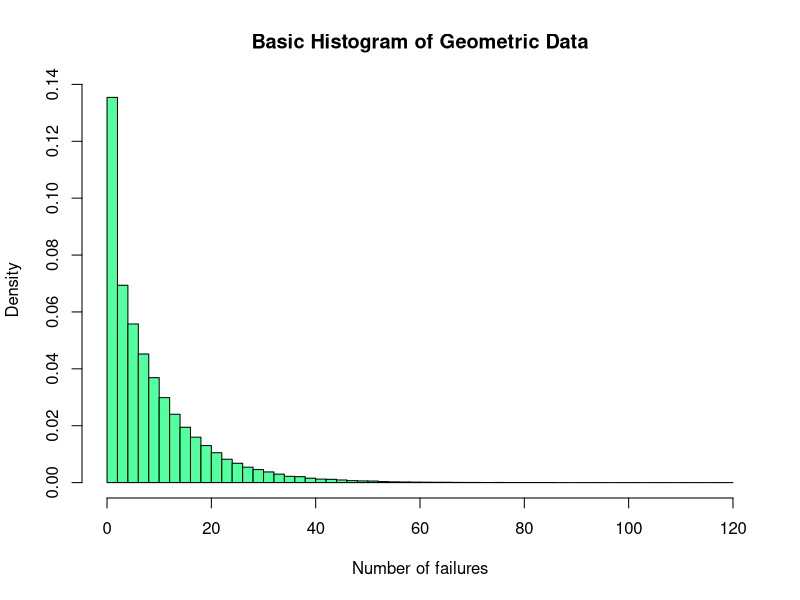
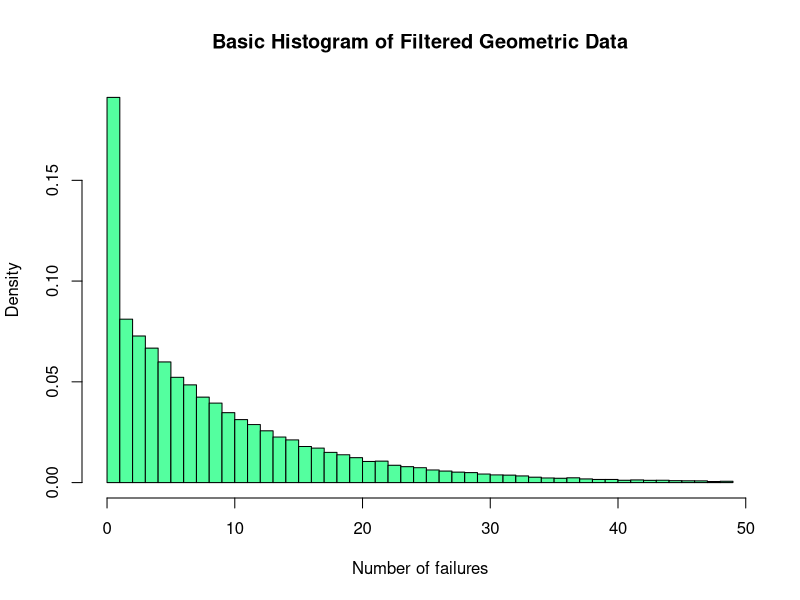
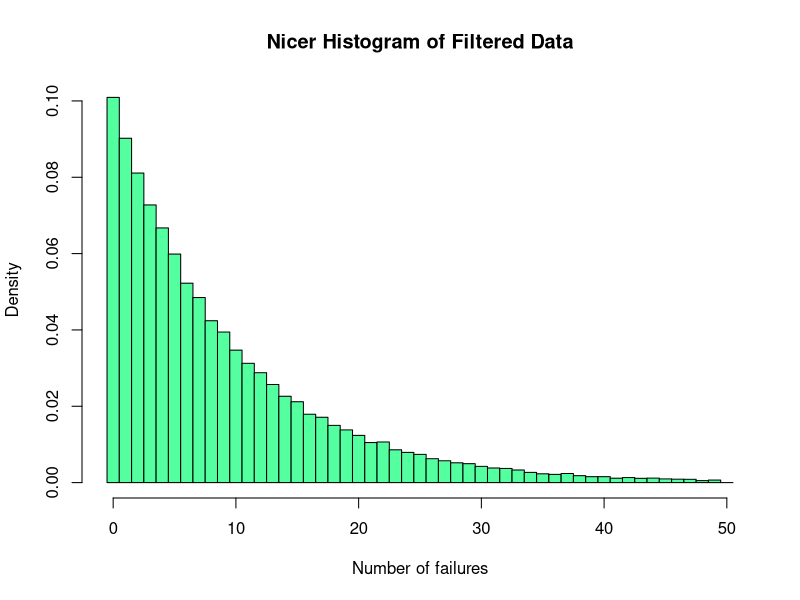
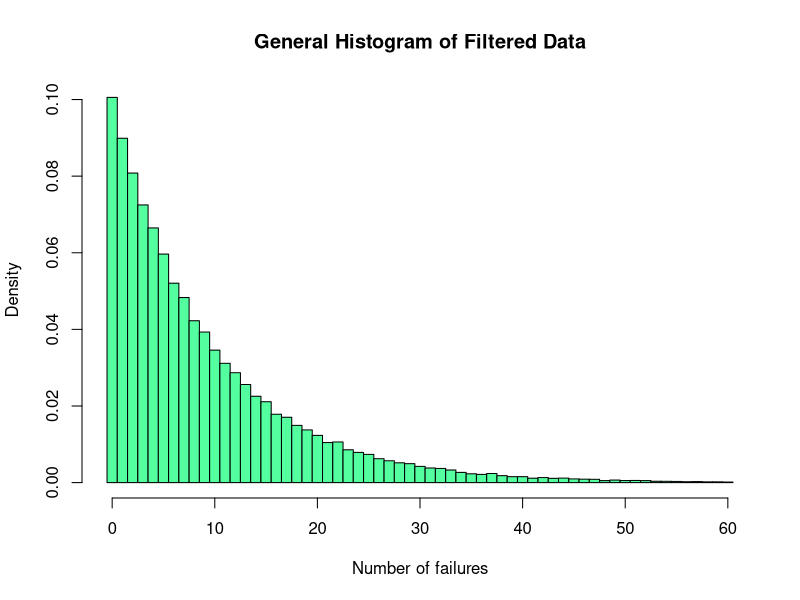
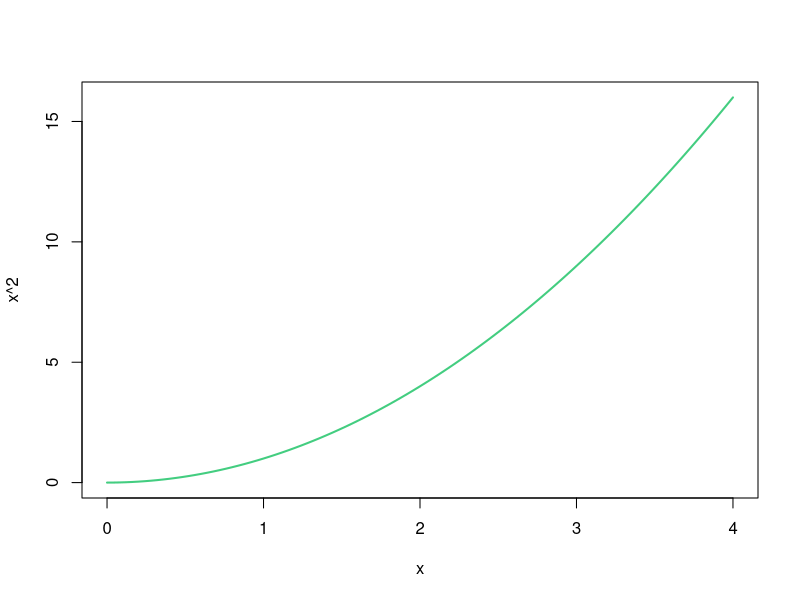
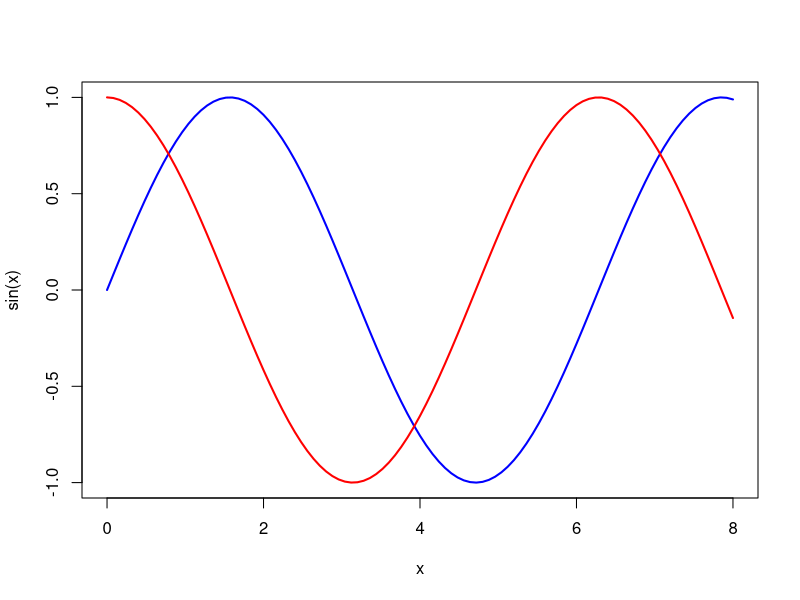
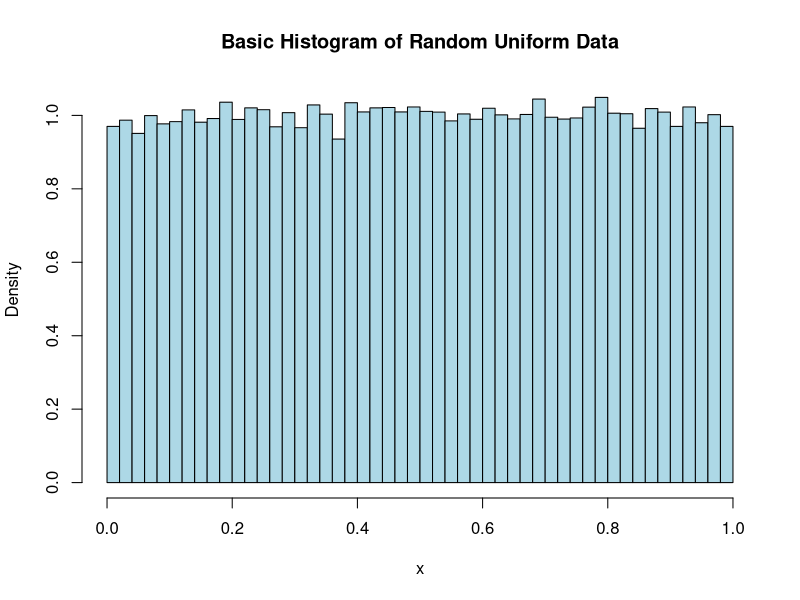
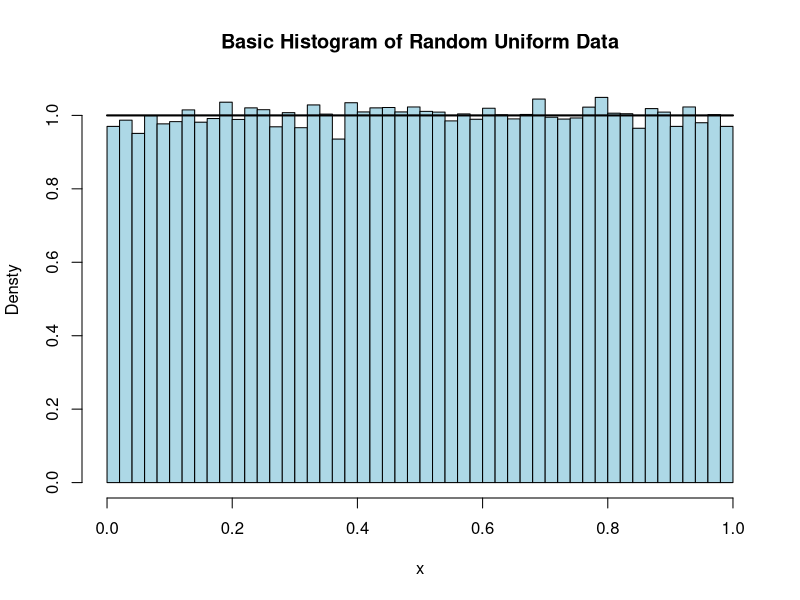

Recreate these plots in R, in order.
## ---- chunk 1
random.sample <- rgeom( 100000, 0.1)
## ---- chunk 2
hist( random.sample,
      main = "Basic Histogram of Geometric Data",
      xlab = "Number of failures",
      prob = TRUE,
      breaks = 50,
      col = "seagreen1")
## ---- chunk 3
random.sample[ random.sample > 80 ]
## ---- chunk 4
filtered.sample <- random.sample[ random.sample < 50 ]

hist( filtered.sample,
      main = "Basic Histogram of Filtered Geometric Data",
      xlab = "Number of failures",
      prob = TRUE,
      breaks = 50,
      col = "seagreen1")
## ---- chunk 5
hist( filtered.sample,
      main = "Nicer Histogram of Filtered Data",
      xlab = "Number of failures",
      prob = TRUE,
      breaks = seq( from = -0.5, to = 50.5, by = 1),
      col = "seagreen1")
## ---- chunk 6
max.value <- 60

filtered.sample <- random.sample[ random.sample <= max.value ]

hist( filtered.sample,
      main = "General Histogram of Filtered Data",
      xlab = "Number of failures",
      prob = TRUE,
      breaks = seq( from = -0.5, to = max.value + 0.5, by = 1),
      col = "seagreen1")
## ---- chunk 7
exp(2.5)
## ---- chunk 8
log( 12.18249 )
## ---- chunk 9
curve( x^2, 0, 4, lwd = 2, col = "seagreen3")
## ---- chunk 10
# First, we'll draw a sine curve:

curve( sin(x), 0, 8, lwd = 2, col = "blue" )

# Next, we'll superimpose a cosine curve on top of this:

curve( cos(x), lwd = 2, col = "red", add = TRUE)
## ---- chunk 11
runif(8)
## ---- chunk 12
rgeom(8, prob = 1/3)
## ---- chunk 13
random.uniform.sample <- runif(100000)

hist( random.uniform.sample,
      main = "Basic Histogram of Random Uniform Data",
      xlab = "x",
      ylab = "Density",
      prob = TRUE,
      breaks = 50,
      col = "lightblue")
## ---- chunk 14
hist( random.uniform.sample,
      main = "Basic Histogram of Random Uniform Data",
      xlab = "x",
      ylab = "Densty",
      prob = TRUE,
      breaks = 50,
      col = "lightblue")

# Remember to use the option add = TRUE:

curve( dunif(x), lwd = 2, add = TRUE )
## ---- chunk 15
mean( random.uniform.sample )
var( random.uniform.sample )
## ---- chunk 16
punif(0.4)
## ---- chunk 17
mean( random.uniform.sample < 0.4 )
## ---- chunk 18
punif(0.5) - punif(0.3)
## ---- chunk 19
mean( (random.uniform.sample > 0.3) & (random.uniform.sample <= 0.5) )
## ---- chunk 20
curve( 1/8 * exp(-x/8), 0, 25, 
       main = "Graph of Exponential Density with Rate Parameter 5",
       xlab = "x",
       ylab = "Density",
       lwd = 5, col = "cadetblue4")
## ---- chunk 21
random.exponential.sample <- rexp(100000, rate = 1/8)
## ---- chunk 22
hist( random.exponential.sample,
      main = "Basic Histogram of Simulated Exponential Data",
      xlab = "x",
      ylab = "Density",
      prob = TRUE,
      breaks = 50,
      col = "aliceblue" )

curve( dexp(x, 1/8), lwd = 2, col = "navy", add = TRUE)
## ---- chunk 23
filtered.exponential.sample <- random.exponential.sample[ random.exponential.sample <= 50 ]

hist( filtered.exponential.sample,
      main = "Histogram of Filtered Simulated Exponential Data",
      xlab = "x",
      ylab = "Density",
      prob = TRUE,
      breaks = 50,
      col = "skyblue" )

curve( dexp(x, 1/8), lwd = 2, col = "navy", add = TRUE)
## ---- chunk 24
exponential.cumulative.probability <- 1 - exp(-(1/8) * 10)
exponential.cumulative.probability
## ---- chunk 25
pexp( 10, rate = 1/8)
## ---- chunk 26
mean( random.exponential.sample <= 10 )
## ---- chunk 27
pexp(11, 1/8) - pexp(6, 1/8)
## ---- chunk 28
mean( (random.exponential.sample > 6) & (random.exponential.sample <= 11) )
## ---- chunk 29
mean( random.exponential.sample )
var( random.exponential.sample )
## ---- chunk 30
check.rate.calculation.sample <- rexp(10000, rate = 3/4)

mean( check.rate.calculation.sample )
## ---- chunk 31
number.replications <- 10000
shape.parameter <- 5
rate.parameter <- 0.1

random.gamma.sample <- rgamma(number.replications,
                              shape = shape.parameter,
                              rate = rate.parameter)

hist( random.gamma.sample,
      main = "Histogram of Gamma Distribution",
      xlab = "x",
      ylab = "Density",
      prob = TRUE,
      breaks = 50,
      col = "antiquewhite1")

curve( dgamma(x, shape = shape.parameter, rate = rate.parameter),
       lwd = 3,
       col = "navy",
       add = TRUE)
## ---- chunk 32
pgamma(70, shape = shape.parameter, rate = rate.parameter) -
    pgamma(50, shape = shape.parameter, rate = rate.parameter)
## ---- chunk 33
random.sample <- rgamma(100000, shape = shape.parameter, rate = rate.parameter)

mean( (random.sample <= 70) & (random.sample > 50) )
